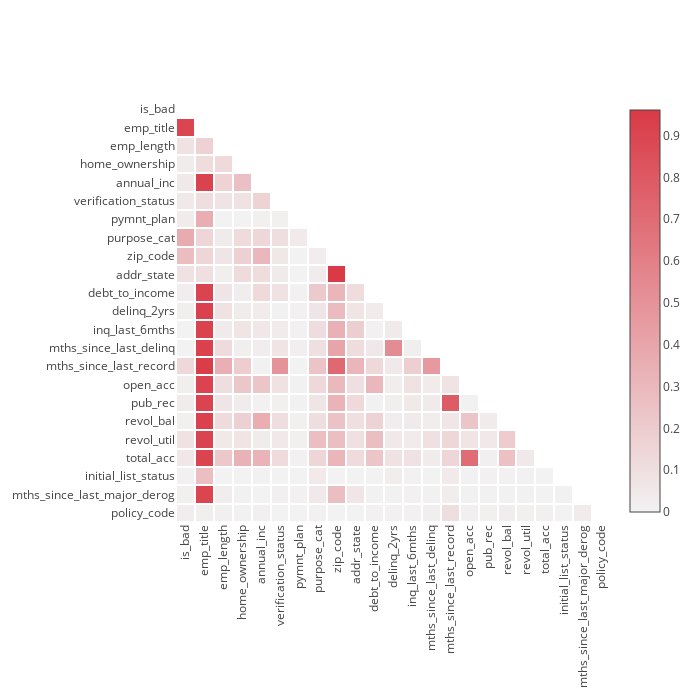

Notebook code for this chart:
### Code cell
mw.correlation_matrix(df.drop(['Notes','collections_12_mths_ex_med', 'earliest_cr_line','purpose'],axis=1), categorical=True, cluster=False)

### Figure 1 — Plotly figure (JSON) as saved in the notebook; plotly's stock layout.template omitted (floating-point values rounded to 4 significant figures; data arrays with more than 128 entries replaced by an {"elided": "..."} marker saying what was removed)
{"data": [{"colorscale": [[0, "rgb(65,124,167)"], [0, "rgb(242,242,242)"], [1, "rgb(217,58,70)"]], "connectgaps": false, "type": "heatmap", "uid": "54af1462-170c-4dc4-8a5e-696eb53b263f", "x": ["is_bad", "emp_title", "emp_length", "home_ownership", "annual_inc", "verification_status", "pymnt_plan", "purpose_cat", "zip_code", "addr_state", "debt_to_income", "delinq_2yrs", "inq_last_6mths", "mths_since_last_delinq", "mths_since_last_record", "open_acc", "pub_rec", "revol_bal", "revol_util", "total_acc", "initial_list_status", "mths_since_last_major_derog", "policy_code"], "xgap": 2, "y": ["policy_code", "mths_since_last_major_derog", "initial_list_status", "total_acc", "revol_util", "revol_bal", "pub_rec", "open_acc", "mths_since_last_record", "mths_since_last_delinq", "inq_last_6mths", "delinq_2yrs", "debt_to_income", "addr_state", "zip_code", "purpose_cat", "pymnt_plan", "verification_status", "annual_inc", "home_ownership", "emp_length", "emp_title", "is_bad"], "ygap": 2, "z": {"elided": "23x23 float values"}}], "layout": {"autosize": false, "height": 700, "width": 700, "xaxis": {"automargin": true, "autorange": true, "range": [-0.5, 22.5], "showgrid": false, "tickangle": -90, "ticks": "", "type": "category"}, "yaxis": {"automargin": true, "autorange": true, "range": [-0.5, 22.5], "showgrid": false, "ticks": "", "type": "category"}}}
